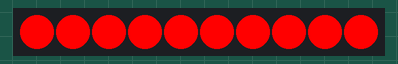
Simulated run of this sketch. Board: Arduino Uno, built with avr-gcc and run on an emulated ATmega328P. On the bench: 10 RGB LEDs in strip order, left to right.

Above: at 0.1 s.
At 0.6 s:
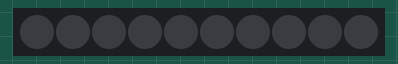

Measured:
- what the display in image 1 shows lasts 0.5 s, from 0.5 s to 1.0 s

The sketch:

CircuitPlaygroundExpressBlink.ino
```cpp
#include <FastLED.h>

// How many leds in your strip?
#define NUM_LEDS 10

// For led chips like WS2812, which have a data line, ground, and power, you just
// need to define DATA_PIN.  For led chipsets that are SPI based (four wires - data, clock,
// ground, and power), like the LPD8806 define both DATA_PIN and CLOCK_PIN
// Clock pin only needed for SPI based chipsets when not using hardware SPI
#define DATA_PIN 8
// #define CLOCK_PIN 13

// Define the array of leds
CRGB leds[NUM_LEDS];

void setup() {
    // Uncomment/edit one of the following lines for your leds arrangement.
    // ## Clockless types ##
    FastLED.addLeds<NEOPIXEL, DATA_PIN>(leds, NUM_LEDS);  // GRB ordering is assumed
    // FastLED.addLeds<SM16703, DATA_PIN, RGB>(leds, NUM_LEDS);
    // FastLED.addLeds<TM1829, DATA_PIN, RGB>(leds, NUM_LEDS);
    // FastLED.addLeds<TM1812, DATA_PIN, RGB>(leds, NUM_LEDS);
    // FastLED.addLeds<TM1809, DATA_PIN, RGB>(leds, NUM_LEDS);
    // FastLED.addLeds<TM1804, DATA_PIN, RGB>(leds, NUM_LEDS);
    // FastLED.addLeds<TM1803, DATA_PIN, RGB>(leds, NUM_LEDS);
    // FastLED.addLeds<UCS1903, DATA_PIN, RGB>(leds, NUM_LEDS);
    // FastLED.addLeds<UCS1903B, DATA_PIN, RGB>(leds, NUM_LEDS);
    // FastLED.addLeds<UCS1904, DATA_PIN, RGB>(leds, NUM_LEDS);
    // FastLED.addLeds<UCS2903, DATA_PIN, RGB>(leds, NUM_LEDS);
    // FastLED.addLeds<WS2812, DATA_PIN, RGB>(leds, NUM_LEDS);  // GRB ordering is typical
    // FastLED.addLeds<WS2852, DATA_PIN, RGB>(leds, NUM_LEDS);  // GRB ordering is typical
    // FastLED.addLeds<WS2812B, DATA_PIN, RGB>(leds, NUM_LEDS);  // GRB ordering is typical
    // FastLED.addLeds<GS1903, DATA_PIN, RGB>(leds, NUM_LEDS);
    // FastLED.addLeds<SK6812, DATA_PIN, RGB>(leds, NUM_LEDS);  // GRB ordering is typical
    // FastLED.addLeds<SK6822, DATA_PIN, RGB>(leds, NUM_LEDS);
    // FastLED.addLeds<APA106, DATA_PIN, RGB>(leds, NUM_LEDS);
    // FastLED.addLeds<PL9823, DATA_PIN, RGB>(leds, NUM_LEDS);
    // FastLED.addLeds<SK6822, DATA_PIN, RGB>(leds, NUM_LEDS);
    // FastLED.addLeds<WS2811, DATA_PIN, RGB>(leds, NUM_LEDS);
    // FastLED.addLeds<WS2813, DATA_PIN, RGB>(leds, NUM_LEDS);
    // FastLED.addLeds<APA104, DATA_PIN, RGB>(leds, NUM_LEDS);
    // FastLED.addLeds<WS2811_400, DATA_PIN, RGB>(leds, NUM_LEDS);
    // FastLED.addLeds<GE8822, DATA_PIN, RGB>(leds, NUM_LEDS);
    // FastLED.addLeds<GW6205, DATA_PIN, RGB>(leds, NUM_LEDS);
    // FastLED.addLeds<GW6205_400, DATA_PIN, RGB>(leds, NUM_LEDS);
    // FastLED.addLeds<LPD1886, DATA_PIN, RGB>(leds, NUM_LEDS);
    // FastLED.addLeds<LPD1886_8BIT, DATA_PIN, RGB>(leds, NUM_LEDS);
    // ## Clocked (SPI) types ##
    // FastLED.addLeds<LPD6803, DATA_PIN, CLOCK_PIN, RGB>(leds, NUM_LEDS);  // GRB ordering is typical
    // FastLED.addLeds<LPD8806, DATA_PIN, CLOCK_PIN, RGB>(leds, NUM_LEDS);  // GRB ordering is typical
    // FastLED.addLeds<WS2801, DATA_PIN, CLOCK_PIN, RGB>(leds, NUM_LEDS);
    // FastLED.addLeds<WS2803, DATA_PIN, CLOCK_PIN, RGB>(leds, NUM_LEDS);
    // FastLED.addLeds<SM16716, DATA_PIN, CLOCK_PIN, RGB>(leds, NUM_LEDS);
    // FastLED.addLeds<P9813, DATA_PIN, CLOCK_PIN, RGB>(leds, NUM_LEDS);  // BGR ordering is typical
    // FastLED.addLeds<DOTSTAR, DATA_PIN, CLOCK_PIN, RGB>(leds, NUM_LEDS);  // BGR ordering is typical
    // FastLED.addLeds<APA102, DATA_PIN, CLOCK_PIN, RGB>(leds, NUM_LEDS);  // BGR ordering is typical
    // FastLED.addLeds<SK9822, DATA_PIN, CLOCK_PIN, RGB>(leds, NUM_LEDS);  // BGR ordering is typical
}

void loop() {
  // Turn the LED on, then pause
  for (int i=0; i < NUM_LEDS; i++) {
    leds[i] = CRGB::Red;
  }
  FastLED.show();
  delay(500);
  // Now turn the LED off, then pause
  for (int i=0; i < NUM_LEDS; i++) {
    leds[i] = CRGB::Black;
  }
  FastLED.show();
  delay(500);
}
```
